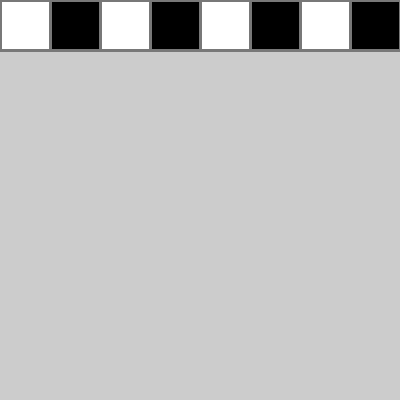
Frame 1 (no input)
Frame 60 (the mouse pressed at the canvas centre just before this capture): identical to frame 1, image omitted
Frame 120 (the mouse held since frame 60 and released just before this capture): identical to frame 1, image omitted

The Processing sketch that drew this single still picture (run headless with seeded random() and noise(); from frame 60 on, the mouse is pressed at the canvas centre):

// Processing sketch: ilusion_01
// ── ilusion_01.pde
int tam = 50;
int cantColumnas = 10;

void setup(){
  size(400,400);
  stroke(120);
  strokeWeight(3);
}

void draw(){
  /*
  for(int i = 0; i<cantColumnas; i+=2){
    fill(255);
    rect(i * tam,0,tam,tam);//i=0 -> 0,0 --- i=2 -> 100,0
    fill(0);
    rect(i * tam + tam,0,tam,tam);//i=0 -> 50,0 --- i=2 -> 200,0
  }
  */
  
  for(int i = 0; i<cantColumnas; i+=1){
    if(i%2 == 0){
      fill(255);
    }else{
      fill(0);
    }
    rect(i * tam,0,tam,tam);
  }
}
